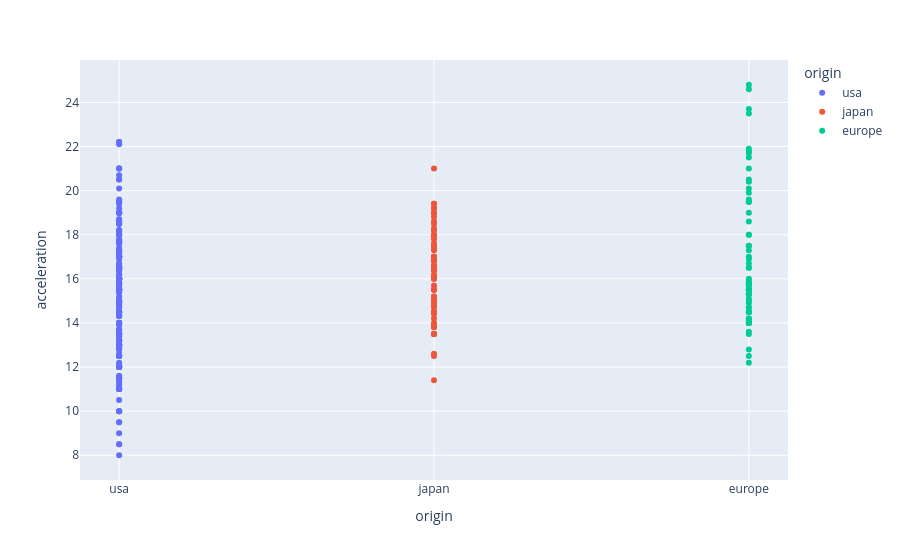

This figure's notebook cell:
### Code cell
fix = px.scatter(auto_df, x="origin",y="acceleration",color="origin")
fix.show()

### Figure 1 — Plotly figure (JSON) as saved in the notebook; plotly's stock layout.template omitted (floating-point values rounded to 4 significant figures; data arrays with more than 128 entries replaced by an {"elided": "..."} marker saying what was removed)
{"data": [{"hovertemplate": "origin=%{x}<br>acceleration=%{y}<extra></extra>", "legendgroup": "usa", "marker": {"color": "#636efa", "symbol": "circle"}, "mode": "markers", "name": "usa", "orientation": "v", "showlegend": true, "type": "scatter", "x": {"elided": "249 str values"}, "xaxis": "x", "y": {"elided": "249 float values"}, "yaxis": "y"}, {"hovertemplate": "origin=%{x}<br>acceleration=%{y}<extra></extra>", "legendgroup": "japan", "marker": {"color": "#EF553B", "symbol": "circle"}, "mode": "markers", "name": "japan", "orientation": "v", "showlegend": true, "type": "scatter", "x": ["japan", "japan", "japan", "japan", "japan", "japan", "japan", "japan", "japan", "japan", "japan", "japan", "japan", "japan", "japan", "japan", "japan", "japan", "japan", "japan", "japan", "japan", "japan", "japan", "japan", "japan", "japan", "japan", "japan", "japan", "japan", "japan", "japan", "japan", "japan", "japan", "japan", "japan", "japan", "japan", "japan", "japan", "japan", "japan", "japan", "japan", "japan", "japan", "japan", "japan", "japan", "japan", "japan", "japan", "japan", "japan", "japan", "japan", "japan", "japan", "japan", "japan", "japan", "japan", "japan", "japan", "japan", "japan", "japan", "japan", "japan", "japan", "japan", "japan", "japan", "japan", "japan", "japan", "japan"], "xaxis": "x", "y": [15.0, 14.5, 14.5, 14.0, 19.0, 18.0, 15.5, 13.5, 17.0, 14.5, 16.5, 19.0, 16.5, 13.5, 13.5, 19.0, 21.0, 16.5, 19.0, 15.0, 15.5, 16.0, 13.5, 17.0, 17.5, 17.4, 17.0, 16.4, 15.5, 18.5, 16.8, 18.2, 16.4, 14.5, 13.5, 19.4, 18.6, 16.4, 14.2, 14.7, 14.8, 14.9, 16.6, 15.2, 19.2, 18.8, 16.4, 15.5, 17.5, 15.0, 15.2, 17.9, 19.2, 13.8, 18.0, 11.4, 12.5, 17.0, 16.9, 16.1, 17.8, 19.4, 17.3, 16.0, 14.4, 16.8, 14.8, 18.3, 12.6, 13.8, 18.2, 17.6, 14.5, 14.5, 16.9, 15.0, 15.7, 16.2, 13.9], "yaxis": "y"}, {"hovertemplate": "origin=%{x}<br>acceleration=%{y}<extra></extra>", "legendgroup": "europe", "marker": {"color": "#00cc96", "symbol": "circle"}, "mode": "markers", "name": "europe", "orientation": "v", "showlegend": true, "type": "scatter", "x": ["europe", "europe", "europe", "europe", "europe", "europe", "europe", "europe", "europe", "europe", "europe", "europe", "europe", "europe", "europe", "europe", "europe", "europe", "europe", "europe", "europe", "europe", "europe", "europe", "europe", "europe", "europe", "europe", "europe", "europe", "europe", "europe", "europe", "europe", "europe", "europe", "europe", "europe", "europe", "europe", "europe", "europe", "europe", "europe", "europe", "europe", "europe", "europe", "europe", "europe", "europe", "europe", "europe", "europe", "europe", "europe", "europe", "europe", "europe", "europe", "europe", "europe", "europe", "europe", "europe", "europe", "europe", "europe", "europe", "europe"], "xaxis": "x", "y": [20.5, 17.5, 14.5, 17.5, 12.5, 14.0, 19.5, 14.5, 19.0, 23.5, 14.5, 18.0, 19.5, 18.0, 21.0, 15.5, 19.5, 15.5, 14.0, 15.5, 14.0, 16.5, 15.5, 14.5, 15.5, 14.0, 16.0, 16.5, 14.0, 15.0, 17.0, 14.5, 13.5, 15.5, 16.9, 15.3, 14.2, 12.2, 15.7, 21.9, 16.7, 18.6, 14.5, 14.1, 12.8, 21.5, 15.9, 13.6, 15.7, 15.8, 14.9, 14.0, 20.1, 24.8, 14.7, 14.7, 15.8, 21.7, 23.7, 19.9, 21.8, 17.3, 15.3, 15.1, 14.2, 15.8, 20.4, 19.6, 15.3, 24.6], "yaxis": "y"}], "layout": {"legend": {"title": {"text": "origin"}, "tracegroupgap": 0}, "margin": {"t": 60}, "xaxis": {"anchor": "y", "categoryarray": ["usa", "japan", "europe"], "categoryorder": "array", "domain": [0, 1], "title": {"text": "origin"}}, "yaxis": {"anchor": "x", "domain": [0, 1], "title": {"text": "acceleration"}}}}
